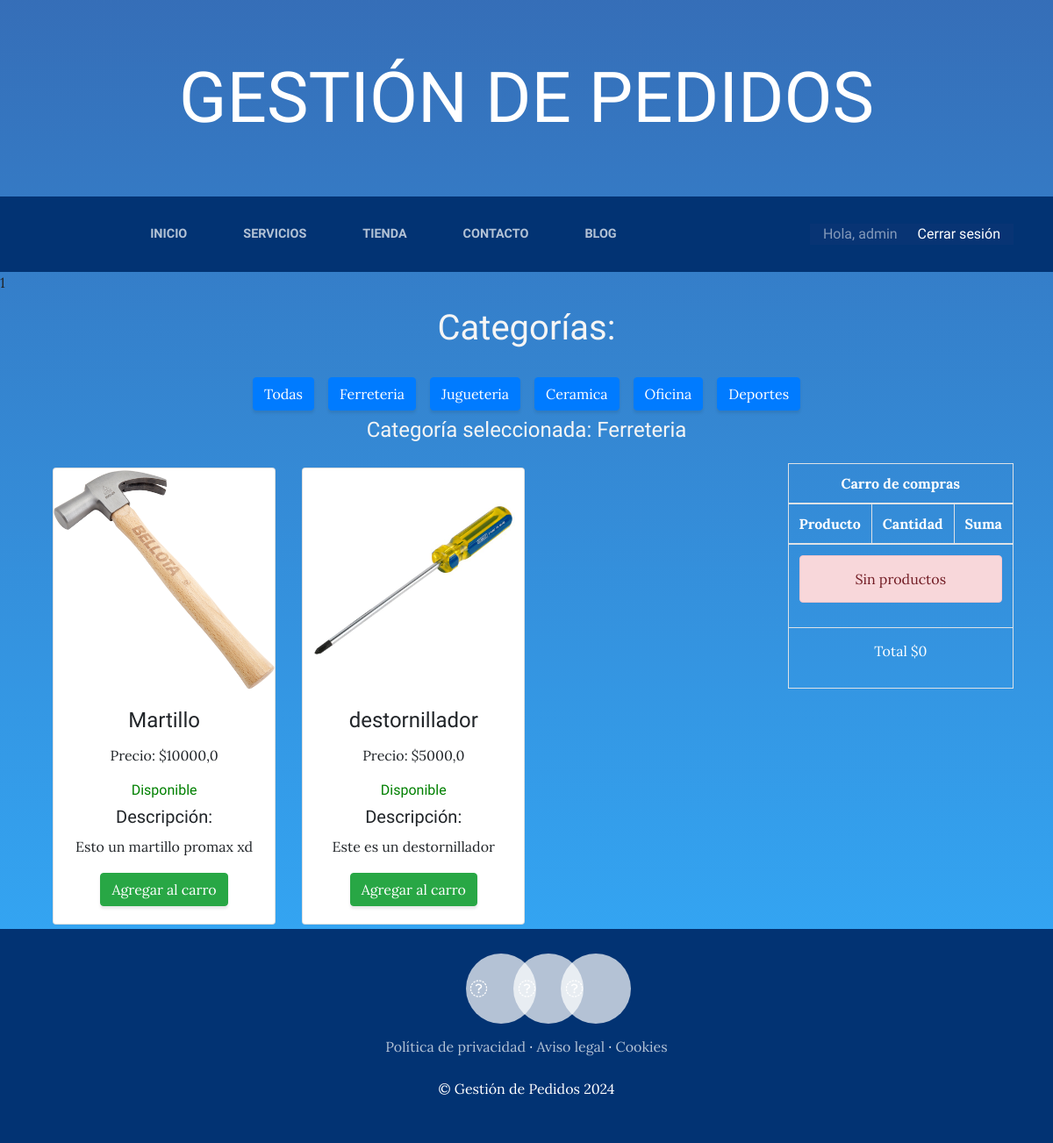
Before: /tienda/categoriaTienda/1/ (signed in) with the older database file.
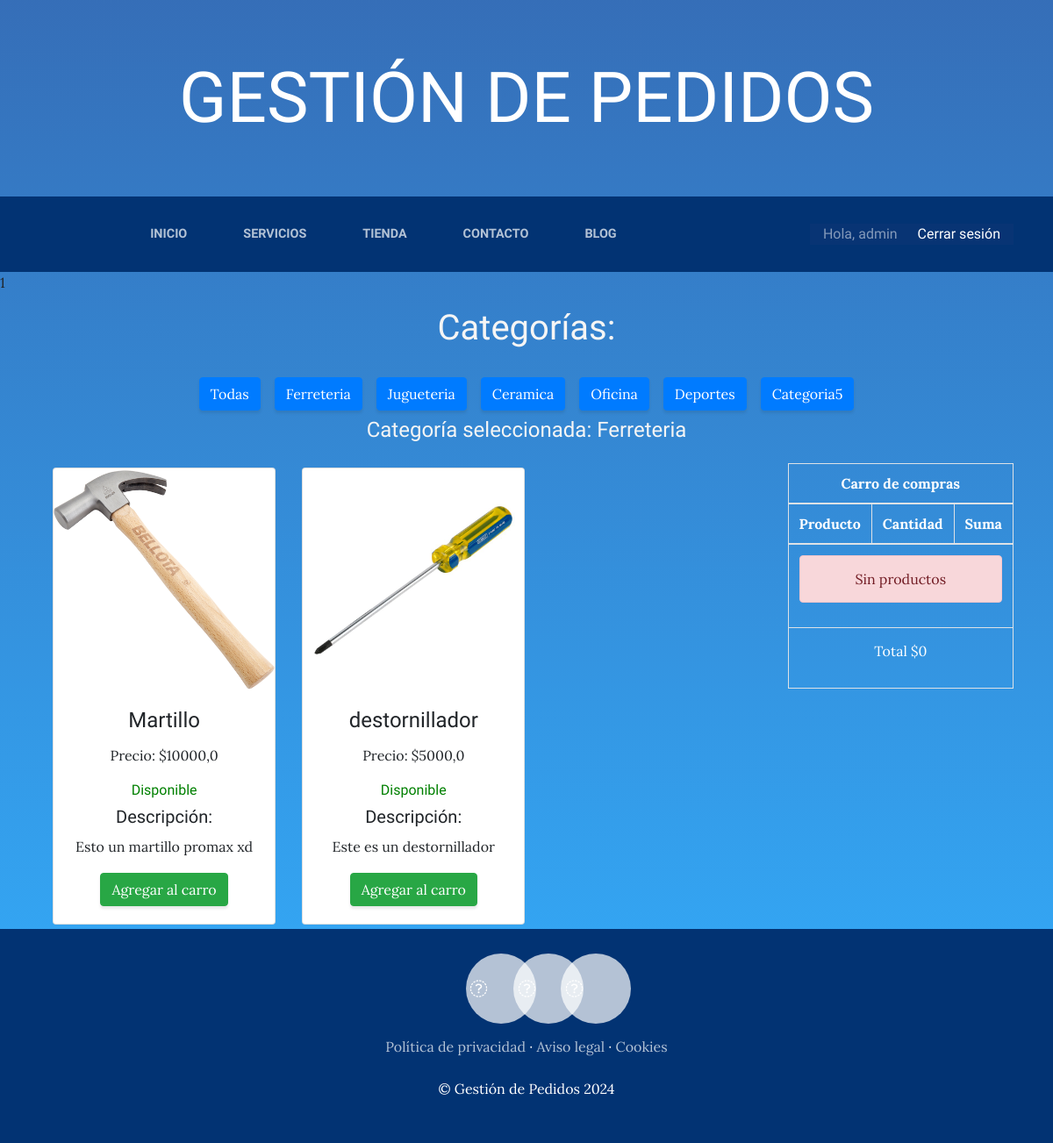
After: the same page with the newer database file.
### tienda/models.py (models this page shows, shortened)
class CategoriaProducto(models.Model):
    nombre = models.CharField(max_length=50)
    created = models.DateTimeField(auto_now=True)
    update = models.DateTimeField(auto_now=True)
    class Meta:
        verbose_name = "categoria"
        verbose_name_plural = "categorias"
    def __str__(self):
        return self.nombre

class Producto(models.Model):
    nombre = models.CharField(max_length=50)
    categorias = models.ForeignKey(CategoriaProducto, on_delete=models.CASCADE)
    contenido = models.CharField(max_length=50)
    imagen = models.ImageField(upload_to="tienda", null=True, blank=True)
    precio = models.FloatField()
    disponibilidad = models.BooleanField(default=True)
    cantidad = models.IntegerField()
    created = models.DateTimeField(auto_now=True)
    update = models.DateTimeField(auto_now=True)
    class Meta:
        verbose_name = "Producto"
        verbose_name_plural = "Productos"

### tienda/views.py (the view)
def categoriaTienda(request, categoria_id):
    categoria = CategoriaProducto.objects.get(id=categoria_id)
    productos = Producto.objects.filter(categorias=categoria)
    return render(
        request,
        "tienda/categoria.html",
        {
            "categorias": CategoriaProducto.objects.all(),
            "productos": productos,
            "categoriaId": categoria_id,
        },
    )

### carro/context_processor.py (called while the page is built)
def importe_total_carro(request):
    total = 0
    if request.user.is_authenticated:
        if "carro" in request.session:
            for key, value in request.session["carro"].items():
                total += float(value["precio"]) * float(value["cantidad"])
        else:
            carro = request.session["carro"] = {}
    return {"importe_total_carro": total}

### tienda/templates/tienda/categoria.html (shortened to what this page needs)
{% extends 'gesProyectoWeb/base.html' %}
{% load static %}
{% block contenido %}
  {{ categoriaId }}
  <section>
    <div class="container text-center">
      <h1 class="mb-4" style="color: whitesmoke;">Categorías:</h1>
      <div class="d-flex flex-wrap justify-content-center">
        <a href="{% url 'tienda' %}" class="btn btn-primary m-2">Todas</a>
        {% for categoria in categorias.all %}
          <a href="{% url 'categoriaTienda' categoria.id %}" class="btn btn-primary m-2">{{ categoria.nombre }}</a>
        {% endfor %}
      </div>
    </div>
  </section>
  <div class="container text-center">
    <h4 class="mb-4" style="color: whitesmoke;">Categoría seleccionada:
    {% if productos %}
      {{ productos.0.categorias }}
    {% else %}
      No hay productos aún para esta categoria
    {% endif %}
  </h4>
  </div>
  <div class="container">
    <div style="float: right;">
      {% include 'carro/widget.html' %}
    </div>
    <div class="row">
      {% for producto in productos %}
        <div class="col-4" style="margin: 5px 0px 5px 0px  ;">
          <div class="card" style="text-align: center;">
            <img class="intro-img w-2 img-fluid mb-3 mb-lg-0 rounded" src="{{ producto.imagen.url }}" alt="" class="card-img-top" />
            <div class="card-body">
              <h4 class="card-title"><span class="section-heading-upper">{{ producto.nombre }}</span></h4>
              <p class="card-text">Precio: ${{ producto.precio }}</p>
              {% if producto.disponibilidad %}
                <h6 class="card-text" style="color: green;">Disponible</h6>
              {% else %}
                <div class="alert alert-danger" role="alert">
                  <strong>¡Opps!</strong> Lo sentimos el producto ya no esta disponible
                </div>
                <h6 class="card-text" style="color: red;">No disponible</h6>
              {% endif %}
              <h5 class="card-text">Descripción:</h5>
              <p class="card-text">{{ producto.contenido }}</p>
              <div class="class-footer text-center">
                <a href="{% url 'carro:agregarProductoCategoria' producto.id categoriaId %}" class="btn btn-success">Agregar al carro</a>
              </div>
            </div>
          </div>
        </div>
      {% endfor %}
    </div>
  </div>
{% endblock %}

### gesProyectoWeb/templates/gesProyectoWeb/base.html (shortened to what this page needs)
<html>
  <head>
    {% load static %}
    <link href="{% static 'gesProyectoWeb/vendor/bootstrap/css/bootstrap.min.css' %}" rel="stylesheet" />
    <link rel="stylesheet" href="https://stackpath.bootstrapcdn.com/bootstrap/4.1.3/css/bootstrap.min.css" />
    <link rel="stylesheet" href="https://cdnjs.cloudflare.com/ajax/libs/font-awesome/6.0.0-beta3/css/all.min.css" />
    <link href="{% static 'gesProyectoWeb/css/gestion.css' %}" rel="stylesheet" />
  </head>
  <body>
    <h1 class="site-heading text-center text-white d-none d-lg-block"><span class="site-heading-lower">Gestión de Pedidos</span></h1>
    <nav class="navbar navbar-expand-lg navbar-dark navbar-steelblue py-lg-4" id="mainNav">
      <div class="container">
        <div class="collapse navbar-collapse" id="navbarResponsive">
          <ul class="navbar-nav mx-auto">
            <li class="nav-item {% if request.path == '/' %}active{% endif %} px-lg-4">
              <a class="nav-link text-uppercase text-expanded" href="{% url 'home' %}">Inicio</a>
            </li>
            <li class="nav-item {% if request.path == '/servicios/' %}active{% endif %} px-lg-4">
              <a class="nav-link text-uppercase text-expanded" href="{% url 'servicios' %}">Servicios</a>
            </li>
            {% if user.is_authenticated %}
              <li class="nav-item {% if request.path|slice:':5' == '/tienda' %}active{% endif %} px-lg-4">
                <a class="nav-link text-uppercase text-expanded" href="{% url 'tienda' %}">Tienda</a>
              </li>
              <li class="nav-item {% if request.path == '/contacto/' %}active{% endif %} px-lg-4">
                <a class="nav-link text-uppercase text-expanded" href="{% url 'contacto' %}">Contacto</a>
              </li>
              <li class="nav-item {% if request.path|slice:':5' == '/blog' %}active{% endif %} px-lg-4">
                <a class="nav-link text-uppercase text-expanded" href="{% url 'blog' %}">Blog</a>
              </li>
            {% endif %}
          </ul>
          <div class="navbar-text ml-auto usuarioAutenticado">
            {% if user.is_authenticated %}
              Hola, {{ user.username }}&nbsp;
              <a href="{% url 'cerrar_sesion' %}">Cerrar sesión</a>
            {% else %}
              <a href="{% url 'logear' %}">Iniciar sesión</a>
              <a href="{% url 'autenticacion' %}">Registrarse</a>
            {% endif %}
          </div>
        </div>
      </div>
    </nav>
    {% block contenido %}
    {% endblock %}
    <footer class="footer-steelblue text-faded text-center py-5">
      <div class="container">
        <p class="m-0">
          <a href="#" class="link">
            <span class="fa-stack fa-lg">
              <i class="fa fa-circle fa-stack-2x"></i>
              <i class="fa fa-twitter fa-stack-1x fa-inverse"></i>
            </span>
          </a>
          <a href="#" class="link">
            <span class="fa-stack fa-lg">
              <i class="fa fa-circle fa-stack-2x"></i>
              <i class="fa fa-facebook fa-stack-1x fa-inverse"></i>
            </span>
          </a>
          <a href="#" class="link">
            <span class="fa-stack fa-lg">
              <i class="fa fa-circle fa-stack-2x"></i>
              <i class="fa fa-instagram fa-stack-1x fa-inverse"></i>
            </span>
          </a>
        </p>
        <p class="m-0 mbt">
          <a href="sample.html" class="link">Política de privacidad</a> ·
          <a href="sample.html" class="link">Aviso legal</a> ·
          <a href="sample.html" class="link">Cookies</a>
        </p>
        <p class="m-0 mbt1" id="year">
          &copy; Gestión de Pedidos <span id="agno"></span>
        </p>
      </div>
    </footer>
  </body>
</html>

### tienda/templates/carro/widget.html
<table class="table table-bordered" style="color:white;">
  <thead>
    <tr>
      <th colspan="12" class="text-center">Carro de compras</th>
    </tr>
    <tr>
      <th colspan="4" class="text-center">Producto</th>
      <th colspan="4" class="text-center">Cantidad</th>
      <th colspan="4" class="text-center">Suma</th>
    </tr>
  </thead>
  <tbody>
    {% if request.session.carro.items %}
      {% for key, value in request.session.carro.items %}
        <tr class="text-center">
          <td colspan="4">{{ value.nombre }}</td>
          <td colspan="4">{{ value.cantidad }}</td>
          <td colspan="4">
            <a href="{% url 'carro:agregarProducto' value.producto_id %}" class="btn btn-sm btn-success">+</a>
            <a href="{% url 'carro:restarProducto' value.producto_id %}" class="btn btn-danger">-</a>
            ${{ value.precio }}
          </td>
        </tr>
      {% endfor %}
    {% else %}
      <tr>
        <td colspan="12">
          <p class="alert alert-danger text-center">Sin productos</p>
        </td>
      </tr>
    {% endif %}
  </tbody>
  <tfoot>
    <tr class="text-center">
      <td colspan="12">
        <p style="color: white;">Total ${{ importe_total_carro }}</p>
      </td>
    </tr>
  </tfoot>
</table>

### gesProyectoWeb/static/gesProyectoWeb/css/gestion.css (style rules this page uses)
body { font-family: 'Lora'; background: linear-gradient(rgba(3, 74, 166, 0.8), rgba(0, 157, 255, 0.8)), url("../img/bg_main.jpg"); background-attachment: fixed; background-position: center; background-size: cover; }
h1, h2, h3, h4, h5, h6 { font-family: 'Raleway'; }
p { line-height: 1.75; }
.text-faded { color: rgba(255, 255, 255, 0.3); }
.site-heading { margin-top: 5rem; margin-bottom: 5rem; text-transform: uppercase; line-height: 1; font-family: 'Raleway'; }
.site-heading .site-heading-lower { font-size: 5rem; font-weight: 100; line-height: 4rem; }
#mainNav { background-color: #03588C; font-family: 'Raleway'; }
#mainNav .navbar-nav .nav-item .nav-link { color: rgba(255, 255, 255, 0.7); font-weight: 800; }
@media (min-width: 992px) { #mainNav .navbar-nav .nav-item .nav-link { font-size: 0.9rem; } }
.btn { box-shadow: 0px 3px 3px 0px rgba(33, 37, 41, 0.1); }
.mbt { padding-top: 2rem; }
.mbt1 { padding-top: 1.25rem; }
a.link { color: rgba(255, 255, 255, 0.7); }
.navbar-steelblue { background-color: #023373 !important; }
.footer-steelblue { background-color: #023373; color: white; }
.usuarioAutenticado { padding: 0 15px; background-color: #083474; color: #fff; }
.usuarioAutenticado a { color: #ffc107; text-decoration: none; margin-left: 15px; }

Changed rows visible on the page:
added CategoriaProducto: nombre "Categoria5"
